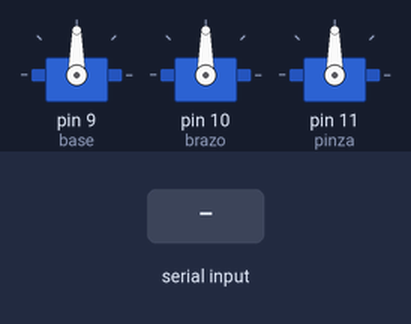
A sketch run on a simulated Arduino Uno, built with avr-gcc and run on an emulated ATmega328P. Shown: 3 × servo. The test bench sets the inputs (shaded band).

Above: at 1.2 s.
1.3 s: "A90\n" received over Serial
At 1.6 s:
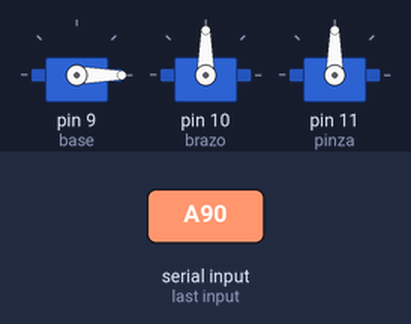
2.8 s: "A,45\n" received over Serial
At 3.9 s:
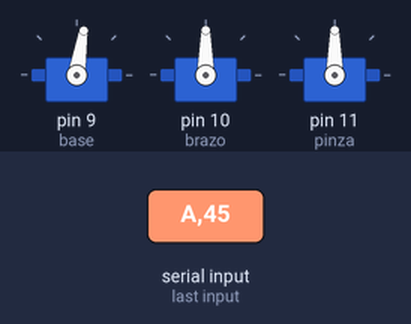
4.3 s: "B90\n" received over Serial
At 5.1 s:
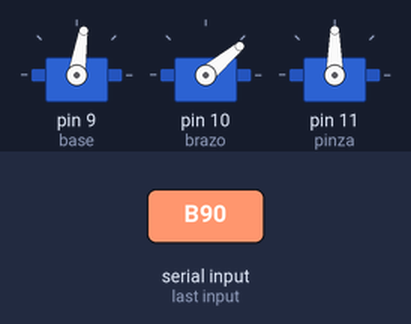
Timing chart, 0 to 7.3 s (numbered marks = the images above; inputs shaded):
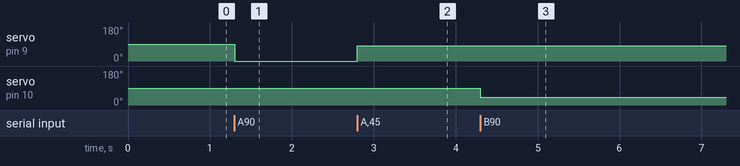

Measured:
- after the input at 1.3 s, servo on pin 9 (base): 90° → 0° at once
- after the input at 2.8 s, servo on pin 9 (base): 0° → 81° at once
- after the input at 4.3 s, servo on pin 10 (brazo): 90° → 40° at once

The sketch:

Prueba_servos.ino
```cpp
//Incluye librerias utiles
#include <Servo.h>

//Creación de los 3 objetos (servos) a utilizar
Servo base;
Servo brazo;
Servo pinza;

int pos = 0;        // Variable de posición (angulo mapeado)
int valor = 0;      // Variable de posición (angulo sin mapear)

void setup() {
  Serial.begin(9600);     // Abrir puerto serial a esa velocidad
  base.attach(9);         // Adjunta el objeto base al pin
  brazo.attach(10);       // Adjunta el objeto brazo al pin
  pinza.attach(11);       // Adjunta el objeto pinza al pin
}


void loop() {

  if (Serial.available()) {           //Si se recibe algo serial
    char caracter = Serial.read();    //Lo lee (guardado en formato caracteres)

    switch(caracter){
      case '0'...'9':                 //Si es un valor de digito (0 a 9 en formato caracter, no int)
        valor = valor * 10 + caracter - '0';    //Acumula y ajusta en formato int
        break;
      case 'A':                       //Si esta direccionado al movimiento de la base
        pos = valor*(180.0/200.0);    //Se mapea los grados
        base.write(pos);              //Se manda al servo la posicion
        valor = 0;                    //Se reinicia la variable de posicion
        break;
      case 'B':                        //Si esta direccionado al movimiento del brazo igual que el anterior
        pos = valor*(180.0/200.0);
        brazo.write(pos);
        valor = 0;
        break;
      case 'C':                       //Si esta direccionado al movimiento de la pinza igual que el anterior
        pos = valor*(180.0/200.0);
        pinza.write(pos);
        valor = 0;
        break;
      }
  }
}
```
